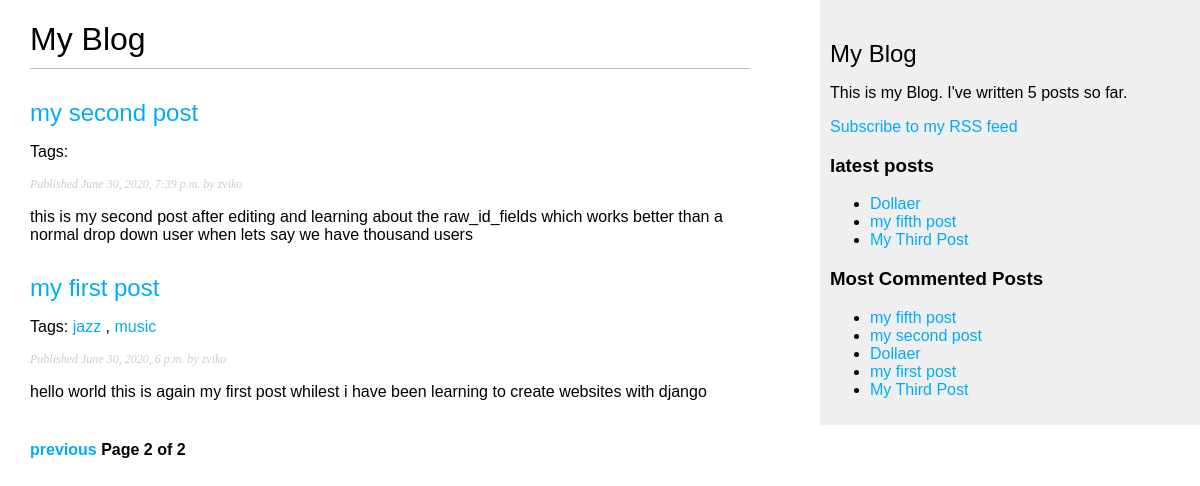
Screenshot of /blog/?page=2 with the database file from the repository.
### blog/models.py (models this page shows, shortened)
class Post(models.Model):
    STATUS_CHOICES = (
        ('draft', 'Draft'),
        ('published', 'Published'),
    )
    title = models.CharField(max_length=250)
    slug = models.SlugField(max_length=250, unique_for_date='publish')
    author = models.ForeignKey(User, on_delete=models.CASCADE, related_name='blog_posts')
    body = models.TextField()
    publish = models.DateTimeField(default=timezone.now)
    created = models.DateTimeField(auto_now_add=True)
    updated = models.DateTimeField(auto_now=True)
    status = models.CharField(max_length=10, choices= STATUS_CHOICES,default='draft')
    class Meta:
        ordering = ('-publish',)
    objects = models.Manager()
    published = PublishedManager()
    def get_absolute_url(self):
        return reverse('blog:post_detail', args=[self.publish.year, self.publish.month, self.publish.day, self.slug])
    tags = TaggableManager()

### blog/views.py (the view)
# urls.py: path('', views.post_list, name='post_list'),
def post_list(request, tag_slug=None):
    object_list = Post.published.all()
    tag = None
    if tag_slug:
        tag = get_object_or_404(Tag, slug=tag_slug)
        object_list = object_list.filter(tags__in=[tag])
    paginator = Paginator(object_list, 3)# 3 posts in each page
    page = request.GET.get('page')
    try:
        posts = paginator.page(page)
    except PageNotAnInteger:
        posts = paginator.page(1)
    except EmptyPage:
        posts = paginator.page(paginator.num_pages)
    return render(request, 'blog/post/list.html', {'posts': posts,'page':page, 'tag': tag})

### blog/models.py (called while the page is built)
    def get_queryset(self):
        return super(PublishedManager,
                     self).get_queryset()\
                          .filter(status='published')

### blog/templatetags/blog_tags.py (called while the page is built)
@register.simple_tag
def total_posts():
    return Post.published.count()

@register.inclusion_tag('blog/post/latest_posts.html')
def show_latest_posts(count=5):
    latest_posts = Post.published.order_by('-publish')[:count]
    return {'latest_posts': latest_posts}

@register.simple_tag
def get_most_commented_posts(count=5):
    return Post.published.annotate(total_comments=Count('comments')).order_by('-total_comments')[:count]

@register.filter(name='markdown')
def markdown_format(text):
    return mark_safe(markdown.markdown(text))

### blog/templates/blog/post/list.html (shortened to what this page needs)
{% extends 'blog/base.html' %}
{% load blog_tags %}
{% block content %}
<h1>My Blog</h1>
    {% for post in posts %}
        <h2><a href="{{ post.get_absolute_url }}">{{ post.title }}</a></h2>
        <p class="tags">
            Tags:
            {% for tag in post.tags.all %}
                <a href="{% url 'blog:post_list_by_tag' tag.slug %}">{{ tag.name }}</a>
                {% if not forloop.last %}, {% endif %}
            {% endfor %}
        </p>
        <p class="date"> Published {{post.publish}} by {{post.author}}</p>
    {{post.body|markdown|truncatewords:30 }}
    {% endfor %}
{% include "pagination.html" with page=posts %}
{% endblock %}

### blog/templates/blog/base.html (shortened to what this page needs)
{% load blog_tags %}
{% load static%}
<!DOCTYPE html>
<html>
<head>
    <link href="{% static 'css/blog.css' %}" rel="stylesheet">
</head>
<body>
<div id="content">
    {% block content %}{% endblock %}
</div>
<div id="sidebar">
    <h2>My Blog</h2>
    <p>This is my Blog. I've written {% total_posts%} posts so far.</p>
    <p>
        <a href="{% url 'blog:post_feed' %}">Subscribe to my RSS feed</a>
    </p>
    <h3>latest posts</h3>
    {% show_latest_posts 3 %}
    <h3>Most Commented Posts</h3>
    {% get_most_commented_posts as most_commented_posts %}
    <ul>
        {% for post in most_commented_posts%}
        <li>
            <a href="{{ post.get_absolute_url }}">{{ post.title }}</a>
        </li>
        {% endfor %}
    </ul>
</div>
</body>
</html>

### blog/templates/blog/post/latest_posts.html
<ul>
    {% for post in latest_posts %}
    <li>
        <a href="{{ post.get_absolute_url }}">{{ post.title }}</a>
    </li>
    {% endfor %}
</ul>

### blog/static/css/blog.css (style rules this page uses)
body { margin:0; padding:0; font-family:helvetica, sans-serif; }
a { color:#00abff; text-decoration:none; }
h1 { font-weight:normal; border-bottom:1px solid #bbb; padding:0 0 10px 0; }
h2 { font-weight:normal; margin:30px 0 0; }
#content { float:left; width:60%; padding:0 0 0 30px; }
#sidebar { float:right; width:30%; padding:10px; background:#efefef; height:100%; }
p.date { color:#ccc; font-family: georgia, serif; font-size: 12px; font-style: italic; }

### rows the page displays
Post: title "my second post", publish "June 30, 2020, 7:39 p.m.", author "zviko", body "this is my second post after editing and learning about the raw_id_fields which works better than a normal drop down user when lets say we have thousand users"
Post: title "my first post", publish "June 30, 2020, 6 p.m.", author "zviko", body "hello world this is again my first post whilest i have been learning to create websites with django"
Tag: name "jazz"
Tag: name "music"
Post: title "Dollaer"
Post: title "my fifth post"
Post: title "My Third Post"

### other values shown
{{ page.number }} "2"
{{ page.paginator.num_pages }} "2"
